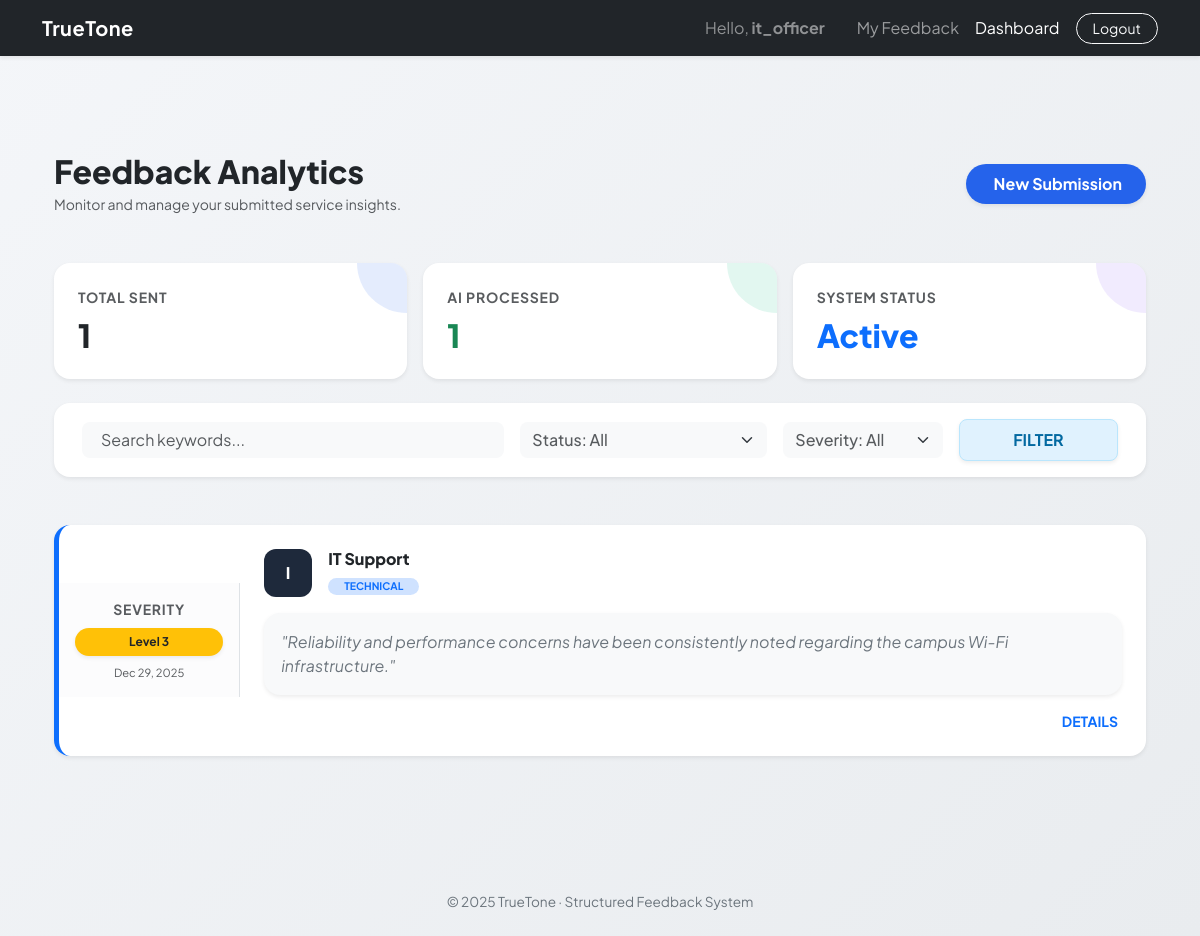
The app's page /feedback/my-feedbacks/ (signed in) with its own data.
### accounts/models.py (models this page shows, shortened)
class User(AbstractUser):
    ROLE_CHOICES = (
        ('user', 'User'),
        ('owner', 'Service Owner'),
        ('admin', 'Admin'),
    )
    role = models.CharField(
        max_length=10,
        choices=ROLE_CHOICES,
        default='user'
    )

### feedback/models.py (models this page shows, shortened)
class Feedback(models.Model):
    CATEGORY_CHOICES = [
        ('technical', 'Technical'),
        ('service', 'Service'),
        ('staff', 'Staff'),
        ('other', 'Other'),
    ]
    SEVERITY_CHOICES = [
        (1, 'Low'),
        (2, 'Medium'),
        (3, 'High'),
        (4, 'Critical'),
    ]
    TONE_CHOICES = [
        ('aggressive', 'Aggressive'),
        ('neutral', 'Neutral'),
        ('polite', 'Polite'),
        ('disappointed', 'Disappointed'),
    ]
    INTENT_CHOICES = [
        ('complaint', 'Complaint'),
        ('suggestion', 'Suggestion'),
        ('praise', 'Praise'),
        ('question', 'Question'),
    ]
    user = models.ForeignKey(
        settings.AUTH_USER_MODEL,
        on_delete=models.CASCADE,
        related_name='feedbacks'
    )
    service = models.ForeignKey(
        'services.Service',
        on_delete=models.CASCADE,
        related_name='feedbacks'
    )
    raw_text = models.TextField(max_length=500, help_text="Original feedback text")
    normalized_text = models.TextField(blank=True, null=True, help_text="Normalized text")
    category = models.CharField(max_length=20, choices=CATEGORY_CHOICES, default='other')
    severity = models.IntegerField(choices=SEVERITY_CHOICES, default=1)
    tone = models.CharField(
        max_length=20,
        choices=TONE_CHOICES,
        help_text="Detected user tone"
    )
    intent = models.CharField(
        max_length=20,
        choices=INTENT_CHOICES,
        help_text="Detected user intent"
    )
    date = models.DateTimeField(auto_now_add=True)

### services/models.py (models this page shows, shortened)
class Service(models.Model):
    SERVICE_CATEGORIES = [
        ('education', 'Eğitim'),
        ('food', 'Beslenme/Yemek'),
        ('facility', 'Tesis/Altyapı'),
        ('it', 'Bilgi İşlem'),
    ]
    name = models.CharField(max_length=100)
    category = models.CharField(max_length=50, choices=SERVICE_CATEGORIES)
    description = models.TextField()
    owner = models.ForeignKey(
        settings.AUTH_USER_MODEL,
        on_delete=models.CASCADE,
        related_name='managed_services'
    )

### feedback/views.py (the view)
# urls.py: path('my-feedbacks/', views.user_feedback_list, name='user_feedback_list'),
@login_required
def user_feedback_list(request):
    query_set = Feedback.objects.filter(user=request.user).order_by('-date')
    search_query = request.GET.get('q', '')
    status_filter = request.GET.get('status', '')
    severity_filter = request.GET.get('severity', '')
    if search_query:
        query_set = query_set.filter(
            Q(raw_text__icontains=search_query) |
            Q(normalized_text__icontains=search_query)
        )
    if status_filter:
        if status_filter == 'processed':
            query_set = query_set.exclude(normalized_text__isnull=True).exclude(normalized_text__exact='')
        elif status_filter == 'pending':
            query_set = query_set.filter(Q(normalized_text__isnull=True) | Q(normalized_text__exact=''))
    if severity_filter:
        query_set = query_set.filter(severity=int(severity_filter))
    total_sent = query_set.count()
    processed_count = query_set.exclude(normalized_text__isnull=True).exclude(normalized_text__exact='').count()
    return render(request, 'feedback/user_feedback_list.html', {
        'feedbacks': query_set,
        'total_sent': total_sent,
        'processed_count': processed_count
    })

### feedback/templates/feedback/user_feedback_list.html (shortened to what this page needs)
{% extends "base.html" %}
{% block content %}
<link rel="stylesheet" href="https://cdnjs.cloudflare.com/ajax/libs/animate.css/4.1.1/animate.min.css"/>
<div class="container py-5 animate__animated animate__fadeIn">
    <div class="row mb-5 align-items-center">
        <div class="col-md-8 text-start">
            <h1 class="h2 fw-800 text-dark mb-1">Feedback Analytics</h1>
            <p class="text-muted mb-0 small">Monitor and manage your submitted service insights.</p>
        </div>
        <div class="col-md-4 text-md-end mt-3 mt-md-0">
            <a href="{% url 'services:service_list' %}" class="btn btn-premium-action px-4 py-2 rounded-pill shadow-sm position-relative overflow-hidden border-0 hover-push">
                <span class="position-relative z-index-2 fw-bold text-white">
                     New Submission
                </span>
            </a>
        </div>
    </div>
    <div class="row mb-4 g-3 text-start d-flex align-items-stretch">
        <div class="col-md-4">
            <div class="card stat-card border-0 shadow-sm rounded-4 h-100 position-relative overflow-hidden bg-white hover-lift">
                <div class="corner-gradient grad-blue"></div>
                <div class="card-body p-4 position-relative z-index-2">
                    <div class="text-muted small fw-bold text-uppercase ls-1 mb-2">Total Sent</div>
                    <div class="h2 fw-800 mb-0 text-dark">{{ total_sent }}</div>
                </div>
            </div>
        </div>
        <div class="col-md-4">
            <div class="card stat-card border-0 shadow-sm rounded-4 h-100 position-relative overflow-hidden bg-white hover-lift">
                <div class="corner-gradient grad-green"></div>
                <div class="card-body p-4 position-relative z-index-2">
                    <div class="text-uppercase small fw-bold text-muted ls-1 mb-2">AI Processed</div>
                    <div class="h2 fw-800 text-success mb-0">{{ processed_count }}</div>
                </div>
            </div>
        </div>
        <div class="col-md-4">
            <div class="card stat-card border-0 shadow-sm rounded-4 h-100 position-relative overflow-hidden bg-white hover-lift">
                <div class="corner-gradient grad-purple"></div>
                <div class="card-body p-4 position-relative z-index-2">
                    <div class="text-uppercase small fw-bold text-muted ls-1 mb-2">System Status</div>
                    <div class="h2 fw-800 text-primary mb-0">Active</div>
                </div>
            </div>
        </div>
    </div>
    <div class="card border-0 shadow-sm rounded-4 p-3 mb-5 bg-white shadow-hover">
        <form method="GET" class="row g-3 align-items-center text-start mx-1">
            <div class="col-lg-5">
                <div class="input-group bg-light rounded-3">
                    <span class="input-group-text bg-transparent border-0 pe-0"></span>
                    <input type="text" name="q" value="{{ request.GET.q }}" class="form-control border-0 bg-transparent shadow-none ps-2" placeholder="Search keywords...">
                </div>
            </div>
            <div class="col-lg-3">
                <select name="status" class="form-select border-0 bg-light shadow-none text-muted fw-medium rounded-3">
                    <option value="" {% if not request.GET.status %}selected{% endif %}>Status: All</option>
                </select>
            </div>
            <div class="col-lg-2">
                <select name="severity" class="form-select border-0 bg-light shadow-none text-muted fw-medium rounded-3">
                    <option value="" {% if not request.GET.severity %}selected{% endif %}>Severity: All</option>
                </select>
            </div>
            <div class="col-lg-2">
                <button type="submit" class="btn btn-filter-vibrant w-100 rounded-3 fw-bold py-2 shadow-sm transition-all hover-push">FILTER</button>
            </div>
        </form>
    </div>
    <div class="row text-start animate__animated animate__fadeInUp">
        {% for fb in feedbacks %}
        <div class="col-lg-12 mb-3">
            <div class="card border-0 shadow-sm rounded-4 feedback-row transition-all overflow-hidden bg-white border-start border-4 {% if fb.severity == 4 %}border-danger{% elif fb.severity == 1 %}border-success{% else %}border-primary{% endif %}">
                <div class="row g-0 align-items-center">
                    <div class="col-md-2 p-3 text-center border-end bg-light-subtle d-none d-md-flex flex-column justify-content-center h-100">
                        <div class="small fw-bold text-muted mb-2 ls-1 text-uppercase">Severity</div>
                        <span class="badge rounded-pill px-3 py-2 w-100
                            {% if fb.severity == 4 %}bg-danger
                            {% elif fb.severity == 3 %}bg-warning text-dark
                            {% elif fb.severity == 2 %}bg-info-custom text-white
                            {% else %}bg-success{% endif %} shadow-sm small">
                            Level {{ fb.severity }}
                        </span>
                        <div class="mt-2 text-muted tiny-text">{{ fb.date|date:"M d, Y" }}</div>
                    </div>
                    <div class="col-md-10 p-4">
                        <div class="d-flex align-items-center mb-2 justify-content-between">
                            <div class="d-flex align-items-center">
                                <div class="avatar-icon text-white">{{ fb.service.name|slice:":1" }}</div>
                                <div class="ms-3">
                                    <h6 class="fw-800 text-dark mb-1">{{ fb.service.name }}</h6>
                                    <span class="badge bg-primary-subtle text-primary border-0 rounded-pill px-3 small" style="font-size: 0.65rem;">{{ fb.category|upper }}</span>
                                </div>
                            </div>
                        </div>
                        <div class="p-3 rounded-4 bg-light border-0 ai-bubble shadow-sm mt-3 transition-all hover-white">
                            <p class="text-secondary mb-0 fst-italic">
                                "{{ fb.normalized_text|default:fb.raw_text|truncatechars:180 }}"
                            </p>
                        </div>
                        <div class="d-flex justify-content-end mt-3">
                            <a href="#" class="text-decoration-none fw-bold small text-primary hover-link transition-all">
                                DETAILS
                            </a>
                        </div>
                    </div>
                </div>
            </div>
        </div>
        {% empty %}
        <div class="col-12 text-center py-5">
            <i class="fas fa-inbox fa-3x text-muted mb-3"></i>
            <p class="text-muted">No feedbacks found matching your criteria.</p>
        </div>
        {% endfor %}
    </div>
</div>
{% endblock %}

### templates/base.html (shortened to what this page needs)
<!DOCTYPE html>
<html lang="en">
<head>
  <link href="https://cdn.jsdelivr.net/npm/bootstrap@5.3.2/dist/css/bootstrap.min.css" rel="stylesheet">
</head>
<body class="d-flex flex-column">
<nav class="navbar navbar-expand-lg navbar-dark bg-dark shadow-sm">
  <div class="container">
    <a class="navbar-brand" href="/">TrueTone</a>
    <div class="collapse navbar-collapse show">
      <ul class="navbar-nav ms-auto align-items-center">
        {% if user.is_authenticated %}
          <li class="nav-item me-3">
            <span class="nav-link text-white-50">Hello, <strong>{{ user.username }}</strong></span>
          </li>
          <li class="nav-item">
            <a class="nav-link" href="{% url 'feedback:user_feedback_list' %}">My Feedback</a>
          </li>
          {% if user.managed_services.exists or user.is_superuser %}
            <li class="nav-item">
              <a class="nav-link text-white" href="{% url 'feedback:service_owner_dashboard' %}">Dashboard</a>
            </li>
          {% endif %}
          <li class="nav-item ms-lg-2">
            <form action="{% url 'logout' %}" method="post" style="display:inline;">
              <button type="submit" class="btn btn-outline-light btn-sm rounded-pill px-3">Logout</button>
            </form>
          </li>
        {% endif %}
      </ul>
    </div>
  </div>
</nav>
<main class="container py-5 flex-grow-1">
  {% block content %}
  {% endblock %}
</main>
<footer class="text-center py-4">
  © 2025 TrueTone · Structured Feedback System
</footer>
</body>
</html>

### templates/base.html (style rules this page uses)
body { background: linear-gradient(135deg, #f4f6f9, #e9ecef); min-height: 100vh; }
.navbar-brand { font-weight: 700; letter-spacing: 0.5px; }
.nav-link { transition: color 0.2s ease; position: relative; }
footer { font-size: 0.85rem; color: #6c757d; }

### feedback/templates/feedback/user_feedback_list.html (style rules this page uses)
:root { --primary-blue: #2563eb; }
body { background-color: #f8fafc; font-family: 'Plus Jakarta Sans', sans-serif; }
.fw-800 { font-weight: 800; }
.ls-1 { letter-spacing: 0.05rem; }
.rounded-4 { border-radius: 1rem !important; }
.tiny-text { font-size: 0.7rem; }
.bg-light-subtle { background-color: #f9fafb; }
.transition-all { transition: all 0.3s ease-in-out; }
.hover-lift { transition: transform 0.4s cubic-bezier(0.4, 0, 0.2, 1), box-shadow 0.4s ease; }
.corner-gradient { position: absolute; width: 100px; height: 100px; top: -50px; right: -50px; border-radius: 50%; opacity: 0.12; transition: all 0.6s cubic-bezier(0.34, 1.56, 0.64, 1); z-index: 1; }
.stat-card .card-body { position: relative; z-index: 2; }
.grad-blue { background: var(--primary-blue); }
.grad-green { background: #10b981; }
.grad-purple { background: #8b5cf6; }
.avatar-icon { width: 48px; height: 48px; display: flex; align-items: center; justify-content: center; font-weight: 800; border-radius: 12px; background-color: #1e293b; flex-shrink: 0; }
.ai-bubble { min-height: 80px; border: 1px solid transparent !important; }
.btn-premium-action { background-color: var(--primary-blue); border: none; transition: 0.3s; }
.btn-filter-vibrant { background-color: #e0f2fe; color: #0369a1; border: 1px solid #bae6fd !important; }
.feedback-row { border-left-width: 5px !important; }

### records on screen
User: username "it_officer"
Feedback: severity "3", date "Dec 29, 2025", service.name "I", service.name "IT Support", category "TECHNICAL", normalized_text "Reliability and performance concerns have been consistently noted regarding the campus Wi-Fi infrastructure."

### other values on screen
{{ total_sent }} "1"
{{ processed_count }} "1"
